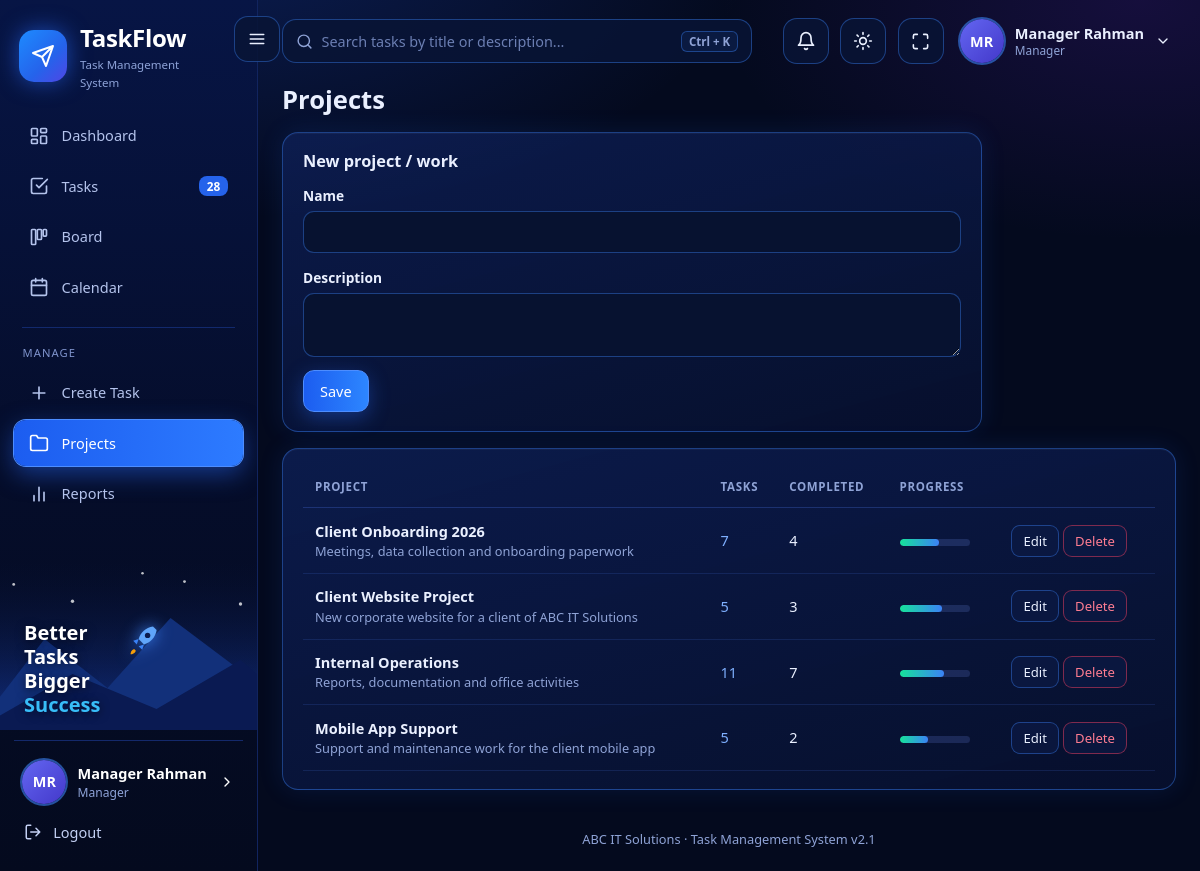
Screenshot of /manager/projects.php (signed in) with the database file from the repository.
### tables this page shows
CREATE TABLE users (
  id INT AUTO_INCREMENT PRIMARY KEY,
  full_name VARCHAR(150) NOT NULL,
  email VARCHAR(150) NOT NULL UNIQUE,
  password_hash VARCHAR(255) NOT NULL,
  role ENUM('admin','manager','employee') NOT NULL DEFAULT 'employee',
  phone VARCHAR(30) NULL,
  job_title VARCHAR(100) NULL,
  is_active TINYINT(1) NOT NULL DEFAULT 1,
  failed_logins TINYINT UNSIGNED NOT NULL DEFAULT 0,
  locked_until DATETIME NULL,
  last_login DATETIME NULL,
  created_at TIMESTAMP NOT NULL DEFAULT CURRENT_TIMESTAMP,
  INDEX idx_role (role)
);

CREATE TABLE projects (
  id INT AUTO_INCREMENT PRIMARY KEY,
  name VARCHAR(200) NOT NULL,
  description TEXT NULL,
  created_by INT NOT NULL,
  created_at TIMESTAMP NOT NULL DEFAULT CURRENT_TIMESTAMP,
  FOREIGN KEY (created_by) REFERENCES users(id)
);

### config/database.php (called while the page is built, shortened)
<?php
class Database
{
    private static ?PDO $pdo = null;
    public static function getConnection(): PDO
    {
        if (self::$pdo === null) {
            try {
                self::$pdo = new PDO('mysql:host=' . self::HOST . ';dbname=' . self::NAME . ';charset=utf8mb4', self::USER, self::PASS, self::OPTIONS);
                self::$pdo->exec("SET time_zone = '" . DB_TIME_ZONE . "'");
            } catch (PDOException $e) {
                $base = defined('BASE_URL') ? BASE_URL : '';
                die('<h3>Database connection failed</h3><p>Start MySQL in XAMPP, then open <a href="' . htmlspecialchars($base) . '/install.php">install.php</a> to create the database.</p><pre>' . htmlspecialchars($e->getMessage()) . '</pre>');
            }
        }
        return self::$pdo;
    }
}

### manager/projects.php (the view, shortened to what this page needs)
<?php
require_once __DIR__ . '/../config/config.php';
$user = require_role(['manager']);
$edit = null;
$rows = db()->query("SELECT p.*, COUNT(t.id) tasks, COALESCE(SUM(t.status='Completed'),0) done FROM projects p LEFT JOIN tasks t ON t.project_id = p.id GROUP BY p.id ORDER BY p.name")->fetchAll();
$pageTitle = 'Projects'; include __DIR__ . '/../includes/header.php';
?>
<div class="card narrow"><h3><?= $edit ? 'Edit project' : 'New project / work' ?></h3><form method="post"><?= csrf_field() ?>
  <label>Name<input name="name" required value="<?= e($edit['name'] ?? '') ?>"></label>
  <label>Description<textarea name="description" rows="2"><?= e($edit['description'] ?? '') ?></textarea></label>
  <div class="row"><button class="btn primary">Save</button><?php if ($edit): ?><a class="btn" href="<?= e(url('manager/projects.php')) ?>">Cancel</a><?php endif; ?></div></form></div>
<div class="card"><div class="table-wrap"><table><thead><tr><th>Project</th><th>Tasks</th><th>Completed</th><th>Progress</th><th></th></tr></thead><tbody>
<?php foreach ($rows as $r): ?><tr><td><strong><?= e($r['name']) ?></strong><div class="muted small"><?= e($r['description']) ?></div></td><td><a href="<?= e(url('tasks/index.php?project=' . $r['id'])) ?>"><?= $r['tasks'] ?></a></td><td><?= $r['done'] ?></td><td><?= progress_bar($r['tasks'] ? (int)round($r['done'] * 100 / $r['tasks']) : 0) ?></td>
<td class="actions"><a class="btn sm" href="?edit=<?= $r['id'] ?>">Edit</a>
<form method="post" class="inline" data-confirm="Delete this project? Its tasks will be kept."><button class="btn sm danger">Delete</button></form></td></tr><?php endforeach; ?>
<?php if (!$rows): ?><tr><td colspan="5" class="muted">No projects yet.</td></tr><?php endif; ?></tbody></table></div></div>
<?php include __DIR__ . '/../includes/footer.php'; ?>

### includes/header.php (shortened to what this page needs)
<?php
$user = $user ?? require_login();
$unread = unread_count($user['id']);
$nav = [
  'admin' => [['Overview', [['Dashboard','admin/dashboard.php','dashboard'],['All Tasks','tasks/index.php','tasks'],['Create Task','manager/task_form.php','plus'],['Board','tasks/board.php','board'],['Calendar','tasks/calendar.php','calendar']]],
              ['Administration', [['Users','admin/users.php','user'],['Reports','reports/index.php','chart'],['System Activity','admin/activity.php','activity'],['Settings','admin/settings.php','sliders']]]],
  'manager' => [['Overview', [['Dashboard','manager/dashboard.php','dashboard'],['Tasks','tasks/index.php','tasks'],['Board','tasks/board.php','board'],['Calendar','tasks/calendar.php','calendar']]],
                ['Manage', [['Create Task','manager/task_form.php','plus'],['Projects','manager/projects.php','folder'],['Reports','reports/index.php','chart']]]],
  'employee' => [['My Work', [['Dashboard','employee/dashboard.php','dashboard'],['My Tasks','tasks/index.php','tasks'],['My Board','tasks/board.php','board'],['Calendar','tasks/calendar.php','calendar'],['Task History','employee/history.php','clock']]]],
][$user['role']];
if ($user['role'] === 'employee') { $bc = db()->prepare("SELECT COUNT(*) FROM tasks WHERE assigned_to = ? AND status <> 'Completed'"); $bc->execute([$user['id']]); $navCount = (int)$bc->fetchColumn(); }
else $navCount = (int)db()->query('SELECT COUNT(*) FROM tasks')->fetchColumn();
$here = $_SERVER['SCRIPT_NAME'];
?><!DOCTYPE html>
<html lang="en" data-theme="dark"><head><meta charset="utf-8"><meta name="viewport" content="width=device-width, initial-scale=1">
<link rel="stylesheet" href="<?= e(url('assets/css/style.css')) ?>"></head>
<body>
<aside class="sidebar" id="sidebar">
  <a class="brand" href="<?= e(url(home_for($user['role']))) ?>"><span class="logo"><?= icon('send', 24) ?></span><span>TaskFlow<small>Task Management System</small></span></a>
  <nav><?php foreach ($nav as $gi => [$group, $items]): ?><?php if ($gi > 0): ?><div class="grp"><?= e($group) ?></div><?php endif; ?>
    <?php foreach ($items as [$label, $path, $ic]): ?><a href="<?= e(url($path)) ?>" class="<?= substr($here, -strlen($path)) === $path ? 'active' : '' ?>"><?= icon($ic, 20) ?><span><?= e($label) ?></span><?php if ($path === 'tasks/index.php'): ?><em class="cnt"><?= $navCount ?></em><?php endif; ?></a><?php endforeach; endforeach; ?></nav>
  <?= art_sidebar() ?>
  <div class="side-foot"><a href="<?= e(url('auth/profile.php')) ?>" class="me"><?= avatar($user['full_name'], 'lg') ?><span><b><?= e($user['full_name']) ?></b><small><?= e(ROLES[$user['role']]) ?></small></span><?= icon('right', 16) ?></a>
    <a class="logout" href="<?= e(url('auth/logout.php')) ?>"><?= icon('logout', 18) ?> Logout</a></div>
</aside>
<button id="menuBtn" class="icon-btn" type="button" aria-label="Toggle navigation" aria-controls="sidebar" aria-expanded="true" title="Toggle navigation"><?= icon('menu') ?></button>
<main class="main">
  <header class="topbar">
    <form class="search" action="<?= e(url('tasks/index.php')) ?>" method="get"><?= icon('search', 17) ?><input id="gsearch" name="q" placeholder="Search tasks by title or description..." aria-label="Search tasks"><kbd>Ctrl + K</kbd></form>
    <div class="tb-right">
      <a class="icon-btn bell" href="<?= e(url('notifications.php')) ?>" aria-label="Notifications"><?= icon('bell', 20) ?><?php if ($unread): ?><span class="dotn"><?= $unread > 9 ? '9+' : $unread ?></span><?php endif; ?></a>
      <button id="themeBtn" class="icon-btn" aria-label="Toggle light / dark mode" title="Light / dark mode"><?= icon('sun', 20) ?></button>
      <button id="fsBtn" class="icon-btn" aria-label="Full screen" title="Full screen"><?= icon('expand', 19) ?></button>
      <div class="usermenu" id="userMenu"><button class="um-btn" aria-haspopup="true"><?= avatar($user['full_name'], 'lg') ?><span><b><?= e($user['full_name']) ?></b><small><?= e($user['role'] === 'admin' ? 'Administrator' : ROLES[$user['role']]) ?></small></span><?= icon('down', 16) ?></button>
        </div>
    </div>
  </header>
  <div class="page-content">
  <?php if (!empty($greeting)): ?>
  <div class="greet"><span class="wave">&#128075;</span><div><small><?= e(greeting_word()) ?>,</small><h1><?= e($user['full_name']) ?> <?= icon('badge', 22) ?></h1><p><?= e($greeting) ?></p></div></div>
  <?php else: ?><h1 class="ptitle"><?= e($pageTitle ?? '') ?></h1><?php endif; ?>

### includes/functions.php (shortened to what this page needs)
<?php
function cut(string $s, int $start, ?int $len = null): string { return function_exists('mb_substr') ? mb_substr($s, $start, $len) : substr($s, $start, $len); }
function e($v): string { return htmlspecialchars((string)$v, ENT_QUOTES, 'UTF-8'); }
function url(string $p = ''): string { return BASE_URL . '/' . ltrim($p, '/'); }
function db(): PDO { return Database::getConnection(); }
function current_user(): ?array
{
    static $u = false;
    if ($u === false) {
        $u = null;
        if (!empty($_SESSION['uid'])) {
            $st = db()->prepare('SELECT id, full_name, email, phone, job_title, role, is_active FROM users WHERE id = ? AND is_active = 1');
            $st->execute([$_SESSION['uid']]);
            $u = $st->fetch() ?: null;
        }
    }
    return $u;
}
function home_for(string $role): string { return $role . '/dashboard.php'; }
function require_login(bool $json = false): array
{
    $u = current_user();
    return $u;
}
function require_role(array $roles): array
{
    $u = require_login();
    return $u;
}
function avatar(string $name, string $cls = ''): string
{
    $parts = preg_split('/\s+/', trim($name));
    $second = $parts[1] ?? '';
    $ini = strtoupper(cut($parts[0], 0, 1) . ($second === '' ? '' : (ctype_digit($second) ? (ltrim($second, '0') ?: '0') : cut($second, 0, 1))));
    return '<span class="avatar a' . (crc32($name) % 6) . ' ' . $cls . '">' . e($ini) . '</span>';
}
function icon(string $n, int $s = 18): string
{
    return '<svg class="ic" width="' . $s . '" height="' . $s . '" viewBox="0 0 24 24" fill="none" stroke="currentColor" stroke-width="2" stroke-linecap="round" stroke-linejoin="round" aria-hidden="true">' . ($p[$n] ?? '') . '</svg>';
}
function progress_bar(int $pct, string $cls = ''): string
{
    return '<div class="bar ' . $cls . '" title="' . $pct . '%"><i style="width:' . max(0, min(100, $pct)) . '%"></i></div>';
}

### rows the page displays
users: full_name "MR MR", full_name "Manager Rahman", role "Manager"
projects: name "Client Onboarding 2026", description "Meetings, data collection and onboarding paperwork", tasks "7", done "4", max(0, min(100, $pct)) 57 (drawn)
projects: name "Client Website Project", description "New corporate website for a client of ABC IT Solutions", tasks "5", done "3", max(0, min(100, $pct)) 60 (drawn)
projects: name "Internal Operations", description "Reports, documentation and office activities", tasks "11", done "7", max(0, min(100, $pct)) 64 (drawn)
projects: name "Mobile App Support", description "Support and maintenance work for the client mobile app", tasks "5", done "2", max(0, min(100, $pct)) 40 (drawn)

### other values shown
$label "Dashboard"
$label "Tasks"
$navCount "28"
$label "Board"
$label "Calendar"
$group "MANAGE"
$label "Create Task"
$label "Projects"
$label "Reports"
$pageTitle "Projects"
company_name() "ABC IT Solutions"
APP_VERSION "2.1"
